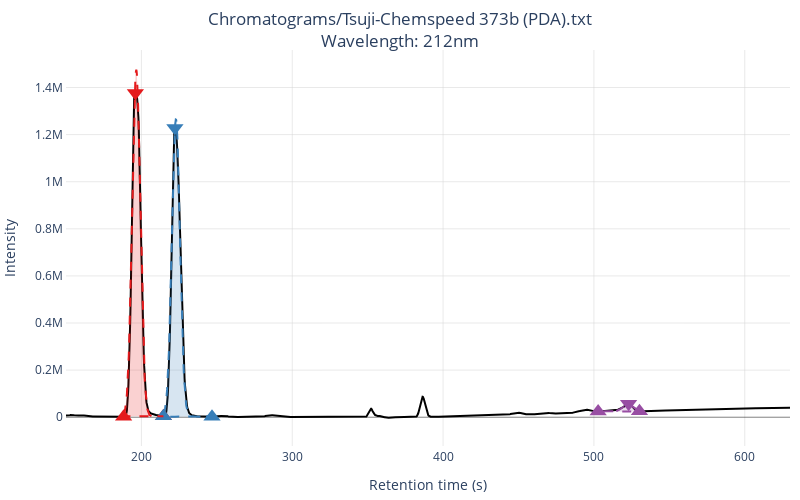

Notebook cell for this chart:
### Code cell
ch3b = Chromatogram("Chromatograms/Tsuji-Chemspeed 373b (PDA).txt", base_chromatogram=ch3)

ch3b.cut_time(before=150)
ch3b.calculate_peaks(3, height_diff=0.01)
ch3b.fit_all_peaks()
ch3b.calculate_ratios()
ch3b.calculate_calibrated_ratios(ch3.calibration)
print(ch3b.calculate_er((0,1)))
ch3b.plot(peaks=True, gaussians=True)

### Figure 1 — Plotly figure (JSON) as saved in the notebook; plotly's stock layout.template omitted (floating-point values rounded to 4 significant figures; data arrays with more than 128 entries replaced by an {"elided": "..."} marker saying what was removed)
{"data": [{"line": {"color": "black", "shape": "linear"}, "name": "chromatogram", "type": "scatter", "x": {"elided": "2401 int values"}, "y": {"elided": "2401 int values"}}, {"customdata": [[["Peak 0", "196.0", "9798861.093265846", "0.5345859548049173"]]], "hovertemplate": "<b>%{customdata[0][0]}</b><br>center: %{customdata[0][1]:.1f}s<br>area: %{customdata[0][2]:f}<br>ratio: %{customdata[0][3]:.1%}", "marker": {"color": "#e41a1c", "size": 15, "symbol": "triangle-down"}, "mode": "markers", "name": "Peak 0", "type": "scatter", "x": [980], "y": [1376991]}, {"marker": {"color": "#e41a1c", "size": 15, "symbol": "triangle-up"}, "mode": "markers", "name": "Peak 0", "type": "scatter", "x": [941], "y": [2349]}, {"marker": {"color": "#e41a1c", "size": 15, "symbol": "triangle-up"}, "mode": "markers", "name": "Peak 0", "type": "scatter", "x": [1073], "y": [4384]}, {"customdata": [[["Peak 1", "222.20000000000002", "8445595.607097883", "0.46075730113364377"]]], "hovertemplate": "<b>%{customdata[0][0]}</b><br>center: %{customdata[0][1]:.1f}s<br>area: %{customdata[0][2]:f}<br>ratio: %{customdata[0][3]:.1%}", "marker": {"color": "#377eb8", "size": 15, "symbol": "triangle-down"}, "mode": "markers", "name": "Peak 1", "type": "scatter", "x": [1111], "y": [1227893]}, {"marker": {"color": "#377eb8", "size": 15, "symbol": "triangle-up"}, "mode": "markers", "name": "Peak 1", "type": "scatter", "x": [1073], "y": [4384]}, {"marker": {"color": "#377eb8", "size": 15, "symbol": "triangle-up"}, "mode": "markers", "name": "Peak 1", "type": "scatter", "x": [1234], "y": [1697]}, {"customdata": [[["Peak 3", "523.0", "246238.22031304523", "0.004656744061438895"]]], "hovertemplate": "<b>%{customdata[0][0]}</b><br>center: %{customdata[0][1]:.1f}s<br>area: %{customdata[0][2]:f}<br>ratio: %{customdata[0][3]:.1%}", "marker": {"color": "#984ea3", "size": 15, "symbol": "triangle-down"}, "mode": "markers", "name": "Peak 3", "type": "scatter", "x": [2615], "y": [56861]}, {"marker": {"color": "#984ea3", "size": 15, "symbol": "triangle-up"}, "mode": "markers", "name": "Peak 3", "type": "scatter", "x": [2514], "y": [24097]}, {"marker": {"color": "#984ea3", "size": 15, "symbol": "triangle-up"}, "mode": "markers", "name": "Peak 3", "type": "scatter", "x": [2651], "y": [25510]}, {"fill": "toself", "fillcolor": "rgba(228, 26, 28, 0.2)", "line": {"color": "#e41a1c", "dash": "dash", "shape": "linear", "width": 2}, "name": "", "type": "scatter", "x": {"elided": "266 int values"}, "y": {"elided": "266 float values"}}, {"fill": "toself", "fillcolor": "rgba(55, 126, 184, 0.2)", "line": {"color": "#377eb8", "dash": "dash", "shape": "linear", "width": 2}, "name": "", "type": "scatter", "x": {"elided": "324 int values"}, "y": {"elided": "324 float values"}}, {"fill": "toself", "fillcolor": "rgba(152, 78, 163, 0.2)", "line": {"color": "#984ea3", "dash": "dash", "shape": "linear", "width": 2}, "name": "", "type": "scatter", "x": {"elided": "276 int values"}, "y": {"elided": "276 float values"}}], "layout": {"autosize": false, "height": 500, "margin": {"b": 10, "l": 10, "r": 10, "t": 50}, "paper_bgcolor": "white", "plot_bgcolor": "rgba(0,0,0,0)", "showlegend": false, "title": {"text": "Chromatograms/Tsuji-Chemspeed 373b (PDA).txt<br>Wavelength: 212nm", "x": 0.5}, "width": 800, "xaxis": {"gridcolor": "lightgrey", "gridwidth": 0.5, "showline": true, "tickmode": "array", "ticktext": [200, 300, 400, 500, 600], "tickvals": [1000, 1500, 2000, 2500, 3000], "title": {"text": "Retention time (s)"}, "zeroline": true, "zerolinecolor": "black", "zerolinewidth": 0.5}, "yaxis": {"gridcolor": "lightgrey", "gridwidth": 0.5, "showline": true, "title": {"text": "Intensity"}, "zeroline": true, "zerolinecolor": "black", "zerolinewidth": 0.5}}}
